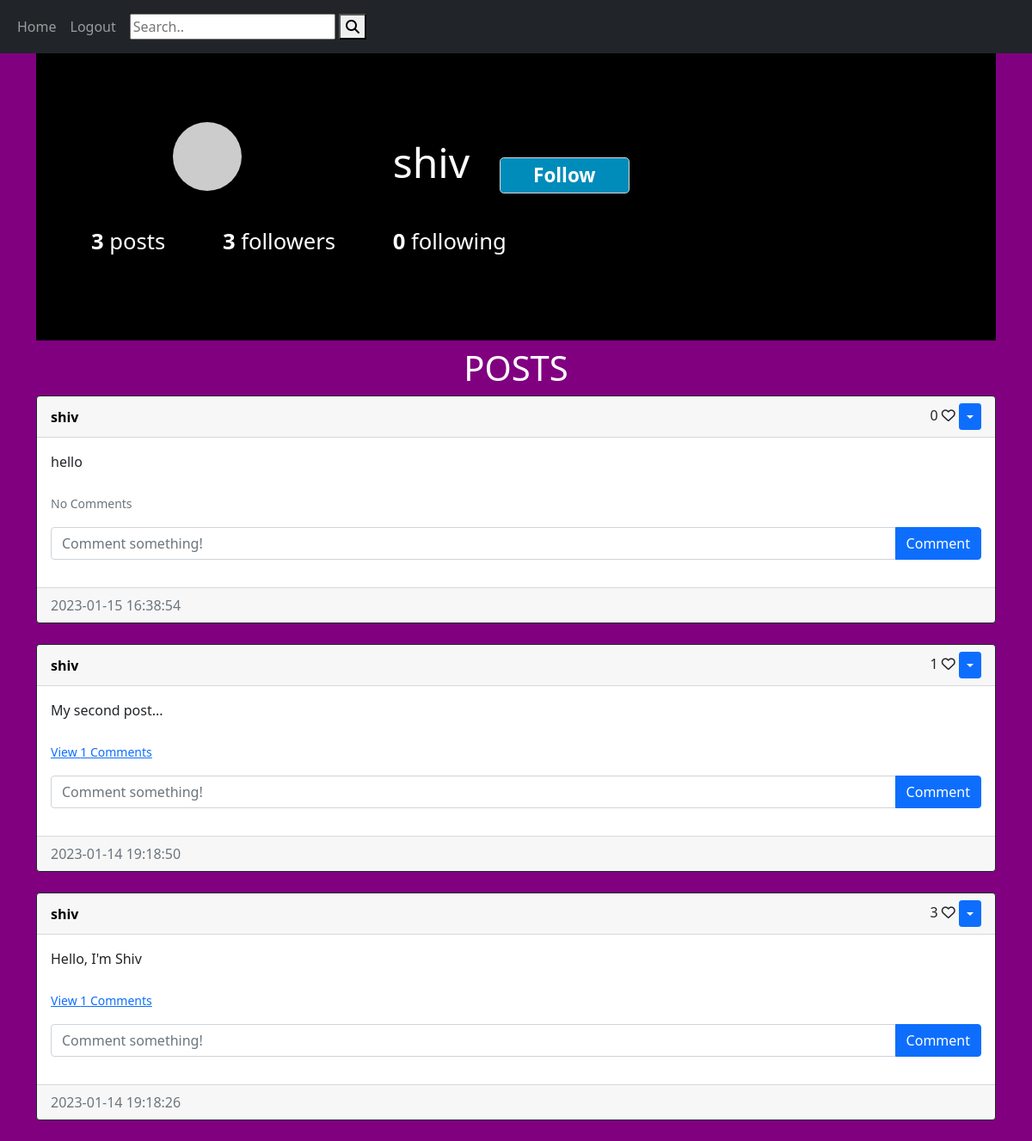
Page /profile/shiv (signed in) on the committed database.
### website/models.py (models this page shows, shortened)
class User(db.Model, UserMixin):
    id = db.Column(db.Integer, primary_key=True)
    email = db.Column(db.String(150), index=True, unique=True)
    username = db.Column(db.String(150), index=True, unique=True)
    password = db.Column(db.String(150))
    date_created = db.Column(db.DateTime(timezone=True), default=func.now())
    posts = db.relationship('Post', backref='user', passive_deletes=True)
    comments = db.relationship('Comment', backref='user', passive_deletes=True)
    likes = db.relationship('Like', backref='user', passive_deletes=True)
    followed = db.relationship(
        'User', secondary=followers,
        primaryjoin=(followers.c.follower_id == id),
        secondaryjoin=(followers.c.followed_id == id),
        backref=db.backref('followers', lazy='dynamic'), lazy='dynamic',passive_deletes=True)
    def avatar(self, size):
        digest = md5(self.email.lower().encode('utf-8')).hexdigest()
        return 'https://www.gravatar.com/avatar/{}?d=identicon&s={}'.format(digest, size)
    def is_following(self, user):
        return self.followed.filter( followers.c.followed_id == user.id).count() > 0

class Post(db.Model):
    id = db.Column(db.Integer, primary_key=True)
    text = db.Column(db.Text, nullable=False)
    date_created = db.Column(db.DateTime(timezone=True), default=func.now())
    author = db.Column(db.Integer, db.ForeignKey(
        'user.id', ondelete="CASCADE"), nullable=False)
    comments = db.relationship('Comment', backref='post', passive_deletes=True)
    likes = db.relationship('Like', backref='post', passive_deletes=True)

### website/views.py (the view)
@login_required
@views.route('/profile/<username>', methods=['GET', 'POST'])
def profile(username):
    user = User.query.filter_by(username=username).first_or_404()
    posts = Post.query.filter_by(user=user).order_by(Post.date_created.desc()).all()
    count = len(posts)
    return render_template('profile.html', title=username, user=user, posts=posts, count=count)

### website/__init__.py (called while the page is built)
def create_app():
    app = Flask(__name__)
    app.config['SECRET_KEY'] = "helloworld"
    app.config['SQLALCHEMY_DATABASE_URI'] = f'sqlite:///{DB_NAME}'
    db.init_app(app)
    from .views import views
    from .auth import auth
    app.register_blueprint(views, url_prefix="/")
    app.register_blueprint(auth, url_prefix="/")
    from .models import User, Post, Comment, Like
    with app.app_context():
        db.create_all()
    login_manager = LoginManager()
    login_manager.login_view = "auth.login"
    login_manager.init_app(app)
    @login_manager.user_loader
    def load_user(id):
        return User.query.get(int(id))
    return app

### website/templates/profile.html
{% extends 'base.html'%}
{% block content %}
<h1 style="background-color:pink;">
{% include 'profile_all.html' %}
{% include 'all_posts.html' %}
</h1>
{% endblock %}

### website/templates/profile_all.html (shortened to what this page needs)
{% block content %}
<header style="font-size: 10px;">
<div class="container" style="max-width: 93.5rem;
margin: 0 auto;
background-color:black;
padding: 0 2rem;">
	<div class="profile" style="padding: 5rem 0;">
		<div class="profile-image" style="float: left;
											 width: calc(33.333% - 1rem);
											 display: flex;
											 justify-content: center;
											 align-items: center;
											 margin-right: 3rem;">
			<img src="{{ user.avatar(150) }}" alt="" style="border-radius: 50%;">
		</div>
		<div class="profile-user-settings" style="margin-top: 1.1rem;">
				<h1 class="profile-user-name" style="display: inline-block;
												 font-size: 3rem;
												 font-weight: 300;"><a style="color:white; text-decoration:none;" href="/profile/{{user.username}}"><b>{{user.username}}</b></a></h1>
				{% if  current_user.is_following(user) and user.username != current_user.username %}
												 <button class="btn profile-edit-btn" style="font-weight: 600; font-size: 1.4rem;
													 line-height: 1.8;
													 border: 0.1rem solid #dbdbdb;
													 border-radius: 0.3rem;
													 padding: 0 2.4rem;
													 background-color: #008CBA;
													 margin-left: 2rem;"><a style="color:white; text-decoration:none;" href="{{url_for('views.unfollow', username=user.username)}}" class='unfollow'>Unfollow</a></button>
				{% elif user.username != current_user.username %}
						<button class="btn profile-edit-btn" style="font-weight: 600; font-size: 1.4rem;
							line-height: 1.8;
							border: 0.1rem solid #dbdbdb;
							border-radius: 0.3rem;
							padding: 0 2.4rem;
							background-color: #008CBA;
							margin-left: 2rem;"><a style="color:white; text-decoration:none;" href="{{url_for('views.follow', username=user.username)}}" class="follow" class="follow2" id='follow'>Follow</a></button>
				{%endif%}
		</div>
		<div class="profile-stats" style="margin-top: 2.3rem;">
			<ul>
				<li style="display: inline-block;font-size: 1.6rem;line-height: 1.5;margin-right: 4rem;cursor:pointer;"><a style="text-decoration:none; color:white;" href="/posts/{{user.username}}"><span class="profile-stat-count" style="font-weight: 600;" >{{count}}</span> posts</a></li>
				<li style="display: inline-block;font-size: 1.6rem;line-height: 1.5;margin-right: 4rem;cursor:pointer; color:white;"><span class="profile-stat-count" style="font-weight: 600;  color:white;" id='followers_count'>{{user.followers.count()}}</span> followers</li>
				<li style="margin-right: 0;display: inline-block;font-size: 1.6rem;line-height: 1.5;margin-right: 4rem;cursor:pointer; color:white;"><span class="profile-stat-count" style="font-weight: 600;  color:white;">{{user.followed.count()}}</span> following </li>
			</ul>
		</div>
	</div>
</div>
</header>
{% endblock %}

### website/templates/all_posts.html (shortened to what this page needs)
{% if posts %}
<h1 align="center" style="color:white;">{% block header %}POSTS{% endblock %}</h1>
<div id="posts">
  {% for post in posts %}
  <div class="card border-dark">
    <div class="card-header d-flex justify-content-between align-items-center">
      <b><a  style="color:black; text-decoration:none;" href="/profile/{{post.user.username}}">{{post.user.username}}</a></b>
      <div>
        <span id="likes-count-{{post.id}}">
          {{ post.likes|length }}</span>
          {% if user.id in post.likes|map(attribute="author")|list %}
          <i
            class="fas fa-heart"
            id="like-button-{{post.id}}"
            onclick="like({{post.id}})"
          ></i>
          {% else %}
          <i
            class="far fa-heart"
            id="like-button-{{post.id}}"
            onclick="like({{post.id}})"
          ></i>
          {% endif %}
        {% if user.id == post.author %}
        <div class="btn-group">
          <button
            type="button"
            class="btn btn-sm btn-primary dropdown-toggle"
            data-bs-toggle="dropdown"
          ></button>
        </div>
        {% endif %}
      </div>
    </div>
    <div class="card-body">
      <div class="card-text">{{post.text}}</div>
      <br />
      <p class="card-text">
        {% if post.comments|length > 0 %}
        <a data-bs-toggle="collapse" href="#comments-{{post.id}}" role="button">
          <small>View {{post.comments|length}} Comments</small>
        </a>
        {% else %}
        <small class="text-muted">No Comments</small>
        {% endif %}
      </p>
      <form
        class="input-group mb-3"
        method="POST"
        action="/create-comment/{{post.id}}"
      >
        <input
          type="text"
          id="text"
          name="text"
          class="form-control"
          placeholder="Comment something!"
        />
        <button type="submit" class="btn btn-primary">Comment</button>
      </form>
    </div>
    <div class="card-footer text-muted">{{post.date_created}}</div>
  </div>
  <br/ > {% endfor %}
</div>
{% endif%}

### rows in the picture
User: username "shiv"
Post: user.username "shiv", likes|length "0", text "hello", shows "No Comments", date_created "2023-01-15 16:38:54"
Post: user.username "shiv", likes|length "1", text "My second post...", comments|length "1", date_created "2023-01-14 19:18:50"
Post: user.username "shiv", likes|length "3", text "Hello, I'm Shiv", comments|length "1", date_created "2023-01-14 19:18:26"

### other values in the picture
{{ count }} "3"
{{ user.followers.count() }} "3"
{{ user.followed.count() }} "0"
